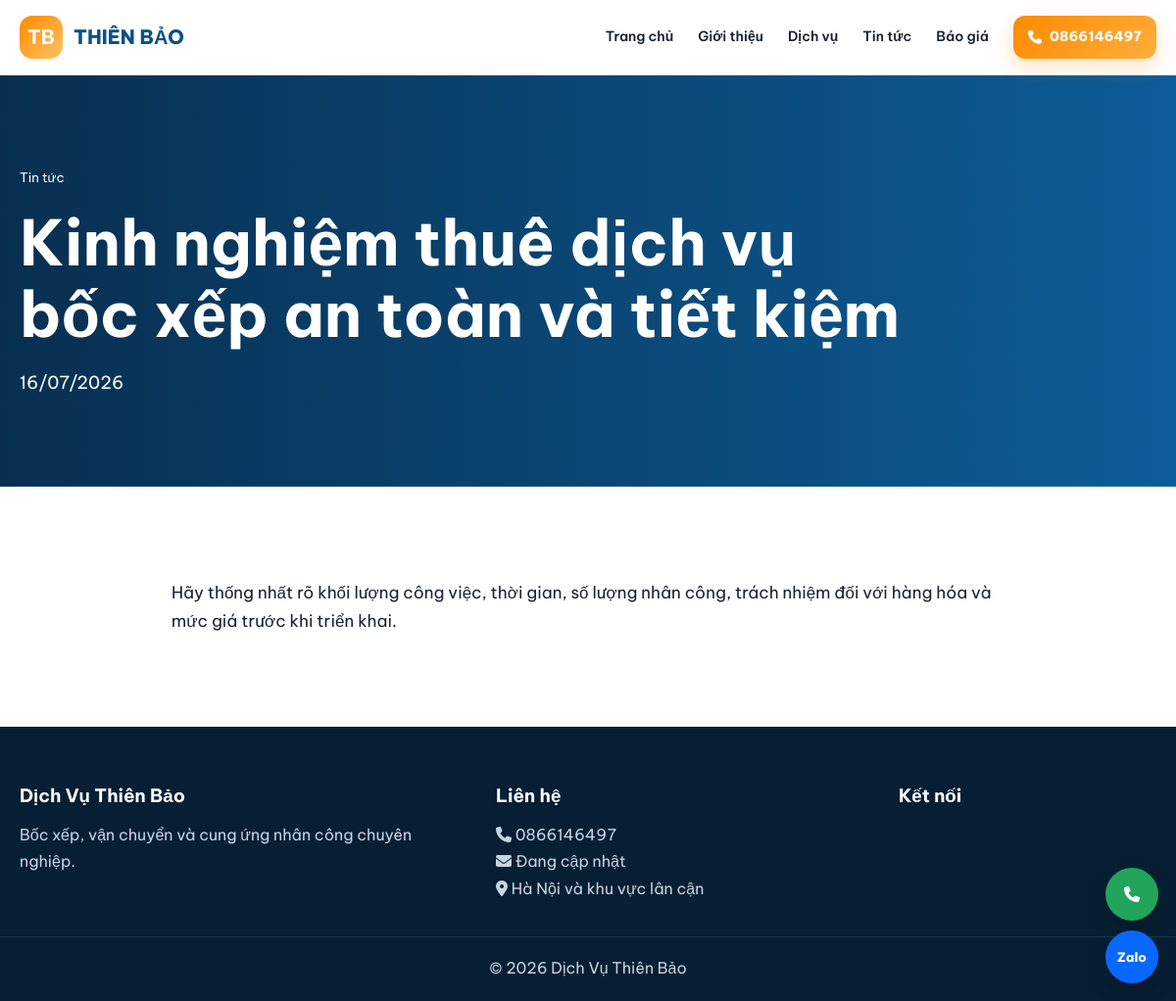
Page /tin-tuc/kinh-nghiem-thue-dich-vu-boc-xep-an-toan-va-tiet-kiem on the committed database.
### app.py (models this page shows)
class SiteSetting(db.Model):
    id=db.Column(db.Integer,primary_key=True); key=db.Column(db.String(100),unique=True,nullable=False); value=db.Column(db.Text,default='')

class Post(db.Model):
    id=db.Column(db.Integer,primary_key=True); title=db.Column(db.String(220),nullable=False); slug=db.Column(db.String(240),unique=True,nullable=False)
    excerpt=db.Column(db.String(400),nullable=False); content=db.Column(db.Text,nullable=False); image=db.Column(db.String(255)); category=db.Column(db.String(100),default='Tin tức')
    seo_title=db.Column(db.String(180)); seo_description=db.Column(db.String(320)); is_published=db.Column(db.Boolean,default=True)
    created_at=db.Column(db.DateTime,default=datetime.utcnow); updated_at=db.Column(db.DateTime,default=datetime.utcnow,onupdate=datetime.utcnow)

### app.py (the view)
@app.get('/tin-tuc/<slug>')
def post_detail(slug): return render_template('post_detail.html',post=Post.query.filter_by(slug=slug,is_published=True).first_or_404())

### app.py (called while the page is built)
def setting(key,default=''):
    row=SiteSetting.query.filter_by(key=key).first(); return row.value if row else DEFAULT_SETTINGS.get(key,default)

@app.context_processor
def globals_ctx():
    site={k:setting(k,v) for k,v in DEFAULT_SETTINGS.items()}
    site.update({'logo_image':setting('logo_image'),'favicon':setting('favicon'),'hero_image':setting('hero_image')})
    return {'site':site,'current_year':datetime.now().year,'csrf_token':csrf_token}

@app.before_request
def csrf_guard():
    if request.method=='POST': check_csrf()

### templates/post_detail.html (shortened to what this page needs)
{% extends 'base.html' %}{% block content %}<section class="page-hero"><div class="container"><small>{{ post.category }}</small><h1>{{ post.title }}</h1><p>{{ post.created_at.strftime('%d/%m/%Y') }}</p></div></section><section class="section"><article class="container article narrow"><div class="rich">{{ post.content|safe }}</div></article></section>{% endblock %}

### templates/base.html (shortened to what this page needs)
<!doctype html><html lang="vi"><head><meta charset="utf-8"><meta name="viewport" content="width=device-width,initial-scale=1">
<link rel="stylesheet" href="https://cdnjs.cloudflare.com/ajax/libs/font-awesome/6.7.2/css/all.min.css"><link rel="stylesheet" href="{{ url_for('static',filename='css/style.css') }}"></head><body>
<header class="site-header"><div class="container nav"><a class="brand" href="{{ url_for('index') }}">{% if site.logo_image %}<img src="{{ url_for('static',filename='uploads/'+site.logo_image) }}" alt="{{ site.company_name }}">{% else %}<b>TB</b><span>{{ site.logo_text }}</span>{% endif %}</a><button class="menu" aria-label="Menu"></button><nav class="links"><a href="{{ url_for('index') }}">Trang chủ</a><a href="{{ url_for('about') }}">Giới thiệu</a><a href="{{ url_for('index') }}#dich-vu">Dịch vụ</a><a href="{{ url_for('posts_list') }}">Tin tức</a><a href="{{ url_for('index') }}#bao-gia">Báo giá</a><a class="btn small" href="tel:{{ site.hotline }}"><i class="fa-solid fa-phone"></i> {{ site.hotline }}</a></nav></div></header>
<main>{% block content %}{% endblock %}</main>
<footer><div class="container footer"><div><h3>{{ site.company_name }}</h3><p>{{ site.footer_text }}</p></div><div><h3>Liên hệ</h3><p><i class="fa-solid fa-phone"></i> <a href="tel:{{ site.hotline }}">{{ site.hotline }}</a></p><p><i class="fa-solid fa-envelope"></i> {{ site.email or 'Đang cập nhật' }}</p><p><i class="fa-solid fa-location-dot"></i> {{ site.address }}</p></div><div><h3>Kết nối</h3></div></div><div class="copyright">© {{ current_year }} {{ site.copyright }}</div></footer>
<div class="floating"><a class="call" href="tel:{{ site.hotline }}"><i class="fa-solid fa-phone"></i></a><a class="zalo" href="{{ site.zalo_url }}" target="_blank">Zalo</a></div><script src="{{ url_for('static',filename='js/app.js') }}"></script></body></html>

### static/css/style.css (style rules this page uses)
:root { --p:#0d4f86;--pd:#062d4d;--a:#ff8a00;--bg:#f4f7fa;--text:#162331;--muted:#66788a;--line:#dce5ed;--white:#fff;--shadow:0 16px 42px rgba(10,64,108,.12) }
* { box-sizing:border-box;margin:0;padding:0 }
html { scroll-behavior:smooth }
body { font-family:'Be Vietnam Pro',sans-serif;color:var(--text);line-height:1.7;background:#fff }
a { text-decoration:none;color:inherit }
.container { width:min(1160px,calc(100% - 32px));margin:auto }
.site-header { position:sticky;top:0;z-index:50;background:rgba(255,255,255,.96);backdrop-filter:blur(12px);border-bottom:1px solid var(--line) }
.nav { height:76px;display:flex;align-items:center;justify-content:space-between }
.brand { display:flex;align-items:center;gap:11px;color:var(--p);font-weight:800;font-size:20px }
.brand b { display:grid;place-items:center;width:44px;height:44px;background:linear-gradient(135deg,var(--a),#ffc266);color:#fff;border-radius:13px }
.links { display:flex;align-items:center;gap:25px;font-weight:600;font-size:14px }
.btn { display:inline-flex;align-items:center;justify-content:center;gap:8px;background:linear-gradient(135deg,var(--a),#ffae3d);color:#fff!important;border:0;border-radius:12px;padding:13px 21px;font-weight:800;cursor:pointer;box-shadow:0 8px 20px rgba(255,138,0,.25) }
.btn.small { padding:10px 15px }
.hero h1,.page-hero h1 { font-size:clamp(38px,5.5vw,64px);line-height:1.14;color:var(--pd);margin:18px 0 }
.section { padding:82px 0 }
.page-hero { padding:90px 0;background:linear-gradient(90deg,#082f50,#0d5d98);color:#fff;background-size:cover;background-position:center }
.page-hero h1 { color:#fff;max-width:900px }
.page-hero p { max-width:760px;font-size:18px }
.rich p { margin:12px 0 }
.article { font-size:17px }
.article.narrow { max-width:850px }
footer { background:#071f34;color:#c5d5e3;padding:55px 0 20px }
.footer { display:grid;grid-template-columns:1.2fr 1fr .7fr;gap:35px }
.footer h3 { color:#fff;margin-bottom:10px }
.copyright { text-align:center;border-top:1px solid rgba(255,255,255,.1);margin-top:35px;padding-top:18px }
.floating { position:fixed;right:18px;bottom:18px;display:grid;gap:10px;z-index:45 }
.floating a { width:54px;height:54px;border-radius:50%;display:grid;place-items:center;color:#fff;box-shadow:0 10px 20px rgba(0,0,0,.2) }
.floating .call { background:#20a55a }
.floating .zalo { background:#0868ff;font-size:13px;font-weight:800 }

### rows in the picture
SiteSetting: logo_text "THIÊN BẢO"
SiteSetting: hotline "0866146497"
Post: category "Tin tức", title "Kinh nghiệm thuê dịch vụ bốc xếp an toàn và tiết kiệm", created_at "16/07/2026", content "Hãy thống nhất rõ khối lượng công việc, thời gian, số lượng nhân công, trách nhiệm đối với hàng hóa và mức giá trước khi triển khai."
SiteSetting: company_name "Dịch Vụ Thiên Bảo"
SiteSetting: footer_text "Bốc xếp, vận chuyển và cung ứng nhân công chuyên nghiệp."
SiteSetting: address "Hà Nội và khu vực lân cận"
SiteSetting: copyright "Dịch Vụ Thiên Bảo"

### other values in the picture
{{ site.email or 'Đang cập nhật' }} "Đang cập nhật"
